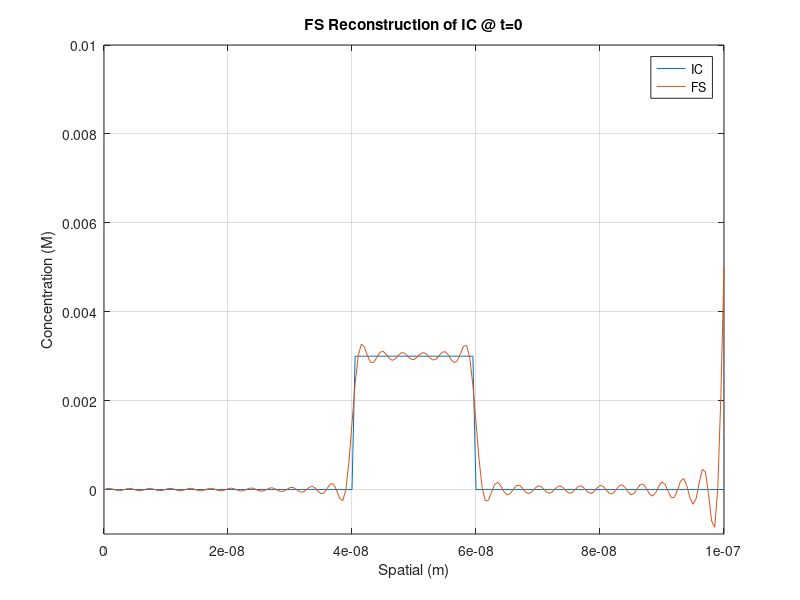
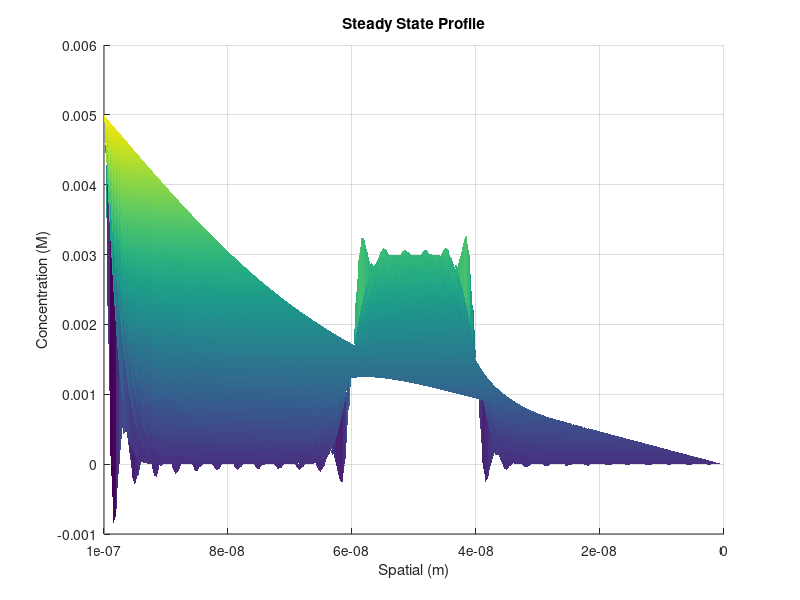
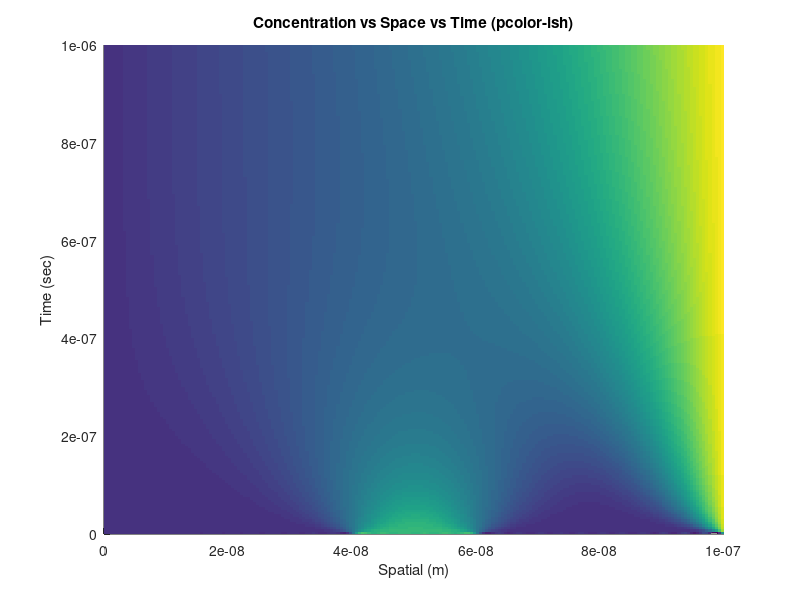
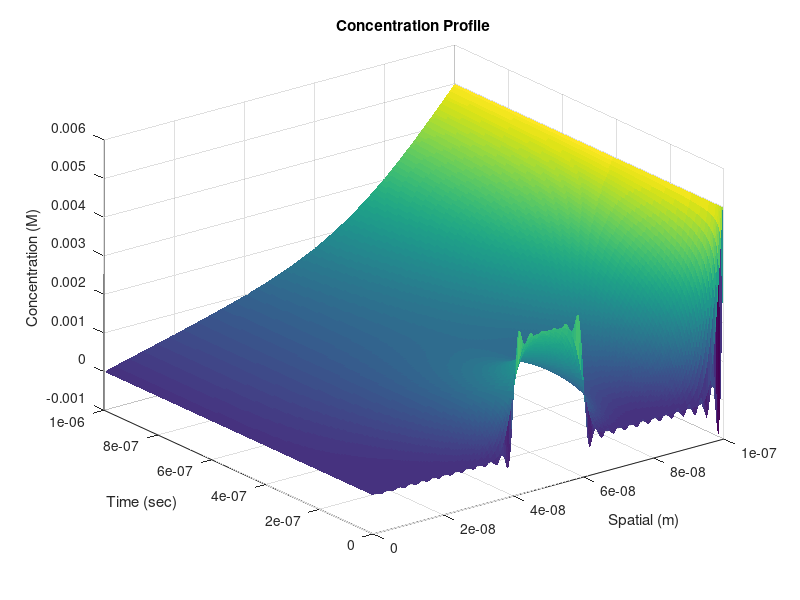

MATLAB code for these plots, in order: (Note: this script raises an error after producing the figures.)
%Liam Jackson, HW5q1 numeric version
close all;
clear all;
clc;

%Parameters for Quantitative Data
maxFSterm = 60; %defines the number of FS terms calculated
h0 = 3e-3;      %M (normalized from mM)
h1 = 0;         %M
h2 = 5e-3;      %M
a = 100e-9;     %m (normalized from nM)
b0 = 50e-9;     %m
eps = 10e-9;    %m
D = 5e-10;      %m^2/sec (normalized from cm^2/sec)

Cmatrix = zeros(1,60);
for nindex = 1:60
    n = nindex;
    big = ((h1-h2)/(n*pi)^2);
    sml = (a*h0/n/pi);
    Cmatrix(nindex) = (2/a)...
        *(big*(a*sin(n*pi*(b0-eps)/a)-n*pi*(b0-eps)*cos(n*pi*(b0-eps)/a))...
        +big*(a*sin(n*pi*(b0+eps)/a)-n*pi*(b0+eps)*cos(n*pi*(b0+eps)/a)...
            -a*sin(n*pi*(b0-eps)/a)+n*pi*(b0-eps)*cos(n*pi*(b0-eps)/a))...
        -sml*(cos(n*pi*(b0+eps)/a)-cos(n*pi*(b0-eps)/a))...
        +big*(a*sin(n*pi*a/a)-n*pi*a*cos(n*pi*a/a)...
            -a*sin(n*pi*(b0+eps)/a)+n*pi*(b0+eps)*cos(n*pi*(b0+eps)/a)));
end

%Spatial Domain
xstep = .5e-9;  %m
xspan = 0:xstep:a;

%Time Domain
tstep = 5e-9;   %seconds (normalized nanoseconds)
tfinal = 1e-6;
tspan = 0:tstep:tfinal;

%Meshgrid of Space-Time Vectors
[xgrid, tgrid] = meshgrid(xspan,tspan);

FSsum = 0;
for nindex = 1:maxFSterm
    n = nindex;
    Cn = Cmatrix(nindex);
    FSsum = FSsum + (Cn.*exp(-D.*(n*pi/a).^2.*tgrid).*sin(n.*pi.*xgrid./a));
end

r = FSsum;
s = xgrid*(h2-h1)/a;
u = r+s;

%Part 2, FS reconstruction vs defined IC
%Define h(x)
h = zeros(1,length(xspan));
for hindex = 1:length(xspan)
    xforh = xspan(hindex);
    if xforh > b0-eps && xforh < b0+eps
        h(hindex) = h0;
    else
        h(hindex) = 0;
    end
end

%Plot
fig1 = figure(1);
    plot(xspan, h)
    hold on;
    FSsumIC = u(1,:);
    plot(xspan,FSsumIC);
    hold off;
    grid on;
    title('FS Reconstruction of IC @ t=0');
    legend('IC','FS');
    xlabel('Spatial (m)');
    ylabel('Concentration (M)');
    xlim([0 a])
    ylim([-1e-3 2*h2])

%Part 3, Surf Plot for Diffusion Profile
fig2 = figure(2);
    surf(xgrid,tgrid,u,'EdgeColor','none')
    grid on;
    title('Steady State Profile')
    xlabel('Spatial (m)')
    ylabel('Time (sec)')
    zlabel('Concentration (M)')
    view([180 0])

%The SS profile hasn't reached the linear shape yet because not enough time
%has passed. The time coeffs in the exponential term demonstrate the
%dependency on time. Its effect on the solution decreases as time
%continues, but still has a significant impact by t=1usec. Increasing the
%timespan shows the linearization, which happens by approximately 5usec.
%
%The effective time constant is ((a/n/pi)^2/D). If we consider that low n
%values have the greatest impact on the curve shape, then for n=1, the time
%constant expression evaluates to 2.02e-6 seconds, which is where the
%exponential term decreases to 36.8% of its original value. If we sum all
%of the values of tau for n = 1:60, the time becomes 3.29e-6 seconds.
%Rerunning the simulation with this time span, we can show that the SS
%profile looks much more linear at 3.29e-6 seconds. Increasing the tspan
%past this point only enhances the linearity. 

%Overhead "pcolor" Plot 
fig3 = figure(3);
    surf(xgrid,tgrid,u,'EdgeColor','none')
    grid on;
    title('Concentration vs Space vs Time (pcolor-ish)')
    xlabel('Spatial (m)')
    ylabel('Time (sec)')
    zlabel('Concentration (M)')
    view([0 90])

%Overall Surf Plot
fig4 = figure(4);
    surf(xgrid,tgrid,u,'EdgeColor','none')
    grid on;
    title('Concentration Profile')
    xlabel('Spatial (m)')
    ylabel('Time (sec)')
    zlabel('Concentration (M)')

%Just Verifying
fig5 = figure(5);
    sgtitle('Comparison of u,s,r solutions')
fig5sub1 = subplot(3,1,1);
    plot(xspan, s(1,:));
    grid on;
    title('s(x)')
fig5sub2 = subplot(3,1,2);
    plot(xspan, r(1,:));
    grid on;
    title('r(x,t=0)')
    ylabel('Concentration (M)')
fig5sub3 = subplot(3,1,3);
    plot(xspan, u(1,:));
    grid on;
    title('u(x,t=0)')
    xlabel('Space (m)')
